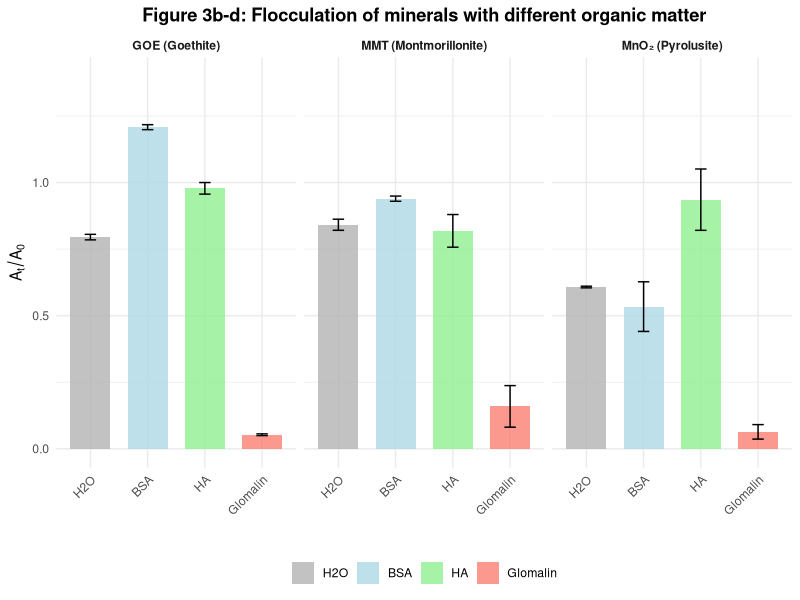
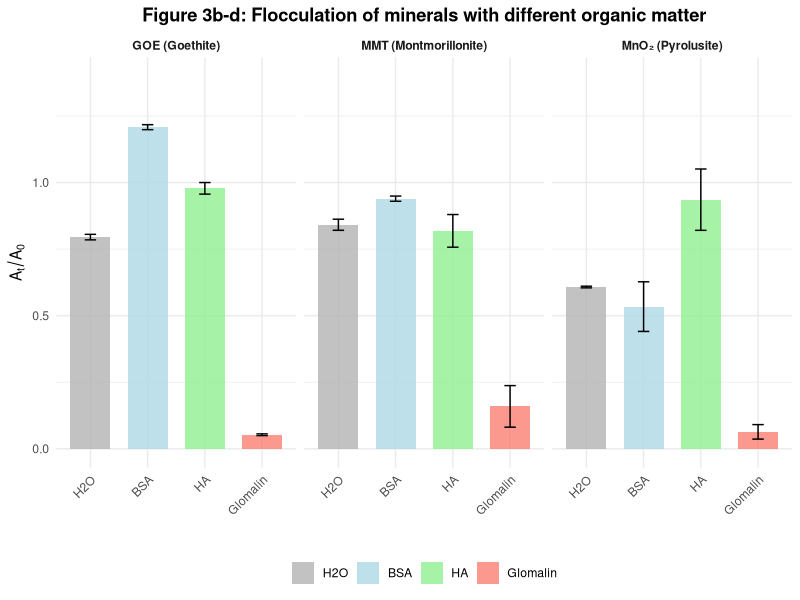

Generate these figures, in order, with R:
# ============================================================
# 复现论文 Figure 3b-d: 絮凝指数柱状图
# 数据来源：mmc6.csv (手工提取的正确数据)
# ============================================================

library(ggplot2)
library(dplyr)

# 正确数据（直接从 mmc6.csv 提取）
raw_data <- data.frame(
  mineral = c(
    rep("GOE", 12),
    rep("MnO2", 12),
    rep("MMT", 12)
  ),
  treatment = c(
    rep(c("H2O", "Glomalin", "HA", "BSA"), each = 3),
    rep(c("H2O", "Glomalin", "HA", "BSA"), each = 3),
    rep(c("H2O", "Glomalin", "HA", "BSA"), each = 3)
  ),
  At_A0 = c(
    # GOE
    0.8064, 0.7931, 0.7859,   # H2O
    0.0510, 0.0566, 0.0511,   # Glomalin
    0.9540, 0.9962, 0.9846,   # HA
    1.2060, 1.1998, 1.2181,   # BSA
    # MnO2
    0.6040, 0.6085, 0.6100,   # H2O
    0.0808, 0.0779, 0.0323,   # Glomalin
    0.8201, 1.0503, 0.9367,   # HA
    0.6415, 0.4861, 0.4746,   # BSA
    # MMT
    0.8330, 0.8653, 0.8262,   # H2O
    0.1918, 0.0703, 0.2160,   # Glomalin
    0.7889, 0.7777, 0.8891,   # HA
    0.9311, 0.9502, 0.9370    # BSA
  )
)

# 计算均值和标准差
plot_data <- raw_data %>%
  group_by(mineral, treatment) %>%
  summarise(
    mean_A0 = mean(At_A0),
    sd_A0 = sd(At_A0),
    .groups = "drop"
  )

# 设置处理顺序（与论文一致）
plot_data$treatment <- factor(plot_data$treatment,
                               levels = c("H2O", "BSA", "HA", "Glomalin"))

# 矿物标签
mineral_labels <- c(
  "GOE" = "GOE (Goethite)",
  "MnO2" = "MnO₂ (Pyrolusite)",
  "MMT" = "MMT (Montmorillonite)"
)

# 打印数据核对
print(plot_data)

# 绘图
p <- ggplot(plot_data, aes(x = treatment, y = mean_A0, fill = treatment)) +
  geom_col(width = 0.7, alpha = 0.8) +
  geom_errorbar(aes(ymin = mean_A0 - sd_A0, ymax = mean_A0 + sd_A0),
                width = 0.2, linewidth = 0.5) +
  scale_fill_manual(values = c("H2O" = "gray70",
                                "BSA" = "lightblue",
                                "HA" = "lightgreen",
                                "Glomalin" = "salmon")) +
  facet_wrap(~mineral, ncol = 3,
             labeller = labeller(mineral = mineral_labels)) +
  labs(
    title = "Figure 3b-d: Flocculation of minerals with different organic matter",
    x = "",
    y = expression(A[t] / A[0])
  ) +
  theme_minimal() +
  theme(
    legend.position = "bottom",
    legend.title = element_blank(),
    plot.title = element_text(hjust = 0.5, face = "bold"),
    strip.text = element_text(face = "bold"),
    axis.text.x = element_text(angle = 45, hjust = 1)
  ) +
  ylim(0, 1.4)

print(p)
ggsave("figure3_corrected.png", p, width = 10, height = 5, dpi = 300)

# 输出数据核对
cat("\n=== GOE 数据 ===\n")
print(filter(plot_data, mineral == "GOE"))
cat("\n=== MnO2 数据 ===\n")
print(filter(plot_data, mineral == "MnO2"))
cat("\n=== MMT 数据 ===\n")
print(filter(plot_data, mineral == "MMT"))
